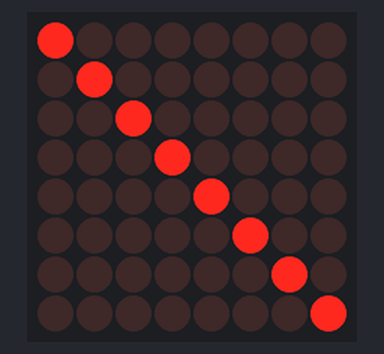
The sketch below on a simulated Arduino Uno, built with avr-gcc and run on an emulated ATmega328P. Parts: 8×8 LED matrix.

Above: at 0.1 s.

The sketch:

3_1.ino
```cpp
#include <LedControl.h>
// DIN = 11 (MOSI), CLK = 13 (SCK), CS = 10
LedControl lc = LedControl(11, 13, 10, 1);
void setup() {
  lc.shutdown(0, false);
  lc.setIntensity(0, 8);
  lc.clearDisplay(0);
  // Пример: диагональ
  for (int i=0;i<8;i++) {
    lc.setLed(0, i, i, true);
  }
}
void loop(){ }
```
